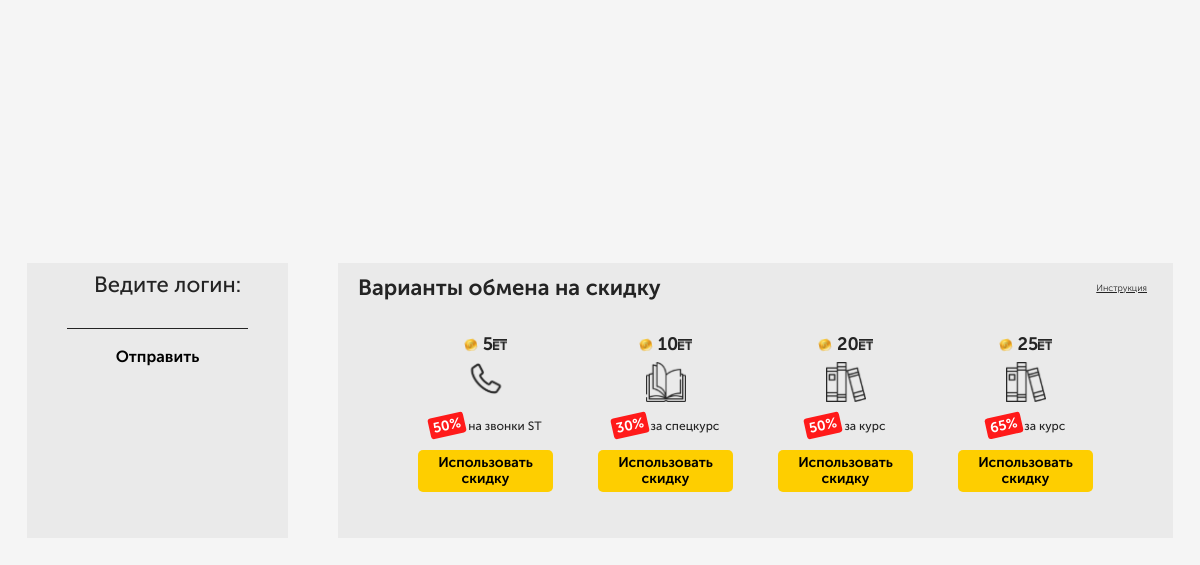
The page / on the database its author committed.
### tables this page shows
CREATE TABLE `products` (
  `id` int(11) NOT NULL,
  `description` varchar(255) NOT NULL,
  `price` int(11) NOT NULL,
  `discount` varchar(255) NOT NULL,
  `image` varchar(255) NOT NULL
);

### backend/files/Products.php (called while the page is built)
<?php
    include_once 'backend/config/db.php';
    foreach($conn->query('SELECT * FROM products') as $row) {
        $products[] = $row;
    }
    return $products;
?>

### index.php (the view, shortened to what this page needs)
<?php
    include_once 'backend/files/products.php';
?>
<!DOCTYPE html>
<html lang="ru">
<head>
    <link rel="stylesheet" href="/assets/css/style.css">
</head>
<body>
    <div class="wrapper wrap_block">
        <div class="left_wrap wrap_bgcolor user_null">
            <div class="block_user">
                <h3>Ведите логин:</h3>
                <div class="block_user--login">
                    <input id="user_name" type="text" name="login">
                    <button class="user_button" type="button">Отправить</button>
                </div>
            </div>
        </div>
        <div class="right_wrap wrap_bgcolor">
            <div class="wrap_block ">
                <h3 class="block_title">Варианты обмена на скидку</h3>
                <button class="block_button" type="button">Инструкция</button>
            </div>
            <div class="wrap_block">
                <div class="products">
                    <?php foreach ($products as $product): ?>
                        <div class="product">
                            <div class="product_price">
                                <img src="/assets/image/money.svg" alt="">
                                <span class="price"><?=$product['price'];?></span>
                                <img src="/assets/image/coin.svg" alt="">
                            </div>
                            <img class="product_img" src="<?=$product['image'];?>" alt="">
                            <div class="discount_desc">
                                <span class="discount"><?=$product['discount'];?></span>
                                <p class="discount_test"><?=$product['description'];?></p>
                            </div>
                            <button type="button" class="button_order" data-id="<?=$product['id'];?>">Использовать скидку</button>
                        </div>
                    <?php endforeach; ?>
                </div>
            </div>
        </div>
    </div>
</body>
</html>

### assets/css/style.css (style rules this page uses)
body { margin: 0; padding: 0; border: none; outline: none; box-sizing: border-box; background: #F5F5F5; display: flex; flex-direction: column; align-items: center; justify-content: center; position: relative; transition: all 0.8s ease-out; font-family: 'MuseoSansCyrl700'; font-style: normal; font-weight: 600; font-size: 25px; line-height: 130%; color: #242424; }
h3 { margin: 0; }
.wrapper { height: 100vh; }
.left_wrap { margin-right: 50px; padding: 15px 40px; }
.left_wrap, .right_wrap { max-height: 240px; height: 100%; }
.wrap_bgcolor { background: rgba(106,106,106,0.08); padding: 15px 20px 20px; }
.block_user h3 { margin-left: 20px; font-family: 'MuseoSansCyrl500'; font-style: normal; font-weight: 400; font-size: 22px; line-height: 13px; color: #242424; }
.block_user--login { display: flex; flex-direction: column; justify-content: center; }
.block_user--login input { margin: 20px; border: none; border-bottom: 1px solid #242424; background: transparent; color: #242424; }
.block_user--login .user_button { background: transparent; border: none; font-family: 'MuseoSansCyrl700'; font-style: normal; font-weight: 600; font-size: 16px; line-height: 13px; cursor: pointer; }
.wrap_block { display: flex; align-items: center; justify-content: space-between; }
.right_wrap .block_title { font-family: 'MuseoSansCyrl700'; font-style: normal; font-weight: 600; font-size: 22px; line-height: 13px; color: #242424; }
.right_wrap .block_button { font-family: 'MuseoSansCyrl300'; font-style: normal; font-weight: 300; font-size: 9px; line-height: 18px; text-decoration-line: underline; color: #242424; cursor: pointer; border: none; background: transparent; transition: all 0.5s ease-in; }
.products { display: flex; align-items: center; justify-content: space-around; margin: 40px 60px 20px 60px; }
.products .product { display: flex; flex-direction: column; align-items: center; justify-content: center; margin-right: 45px; }
.products .product:last-child { margin-right: 0; }
.products .product .product_img { width: 40px; margin: 10px 0 0 0; }
.product .product_price { display: flex; align-items: center; justify-content: center; }
.product .product_price img { width: 14px; }
.product_price .price { margin-left: 5px; font-family: 'MuseoSansCyrl700'; font-style: normal; font-weight: 600; font-size: 18px; line-height: 13px; text-align: center; color: #242424; }
.product .discount_desc { display: flex; align-items: center; }
.product .discount_desc .discount { padding: 4px; font-family: 'MuseoSansCyrl700'; font-style: normal; font-weight: 600; font-size: 14px; line-height: 13px; text-align: center; color: #FFFFFF; background: #FF1A1A; border-radius: 3px; transform: rotate(-12.65deg); margin-right: 3px; }
.product .discount_desc .discount_test { white-space: nowrap; font-family: 'MuseoSansCyrl500'; font-style: normal; font-weight: 400; font-size: 12px; line-height: 24px; color: #242424; }
.product .button_order { max-width: 135px; width: 100%; min-height: 42px; display: flex; align-items: center; justify-content: center; background: #FECE00; border-radius: 5px; text-align: center; padding: 5px 12px; font-family: 'MuseoSansCyrl700'; font-style: normal; font-weight: 600; font-size: 14px; line-height: 16px; text-align: center; padding: 5px 15px; border: none; cursor: pointer; transition: all 0.3s ease-in; }
.block_user { display: flex; align-items: center; flex-direction: column; }

### rows shown on the page
products: price "5", image (picture), discount "50%", description "на звонки ST"
products: price "10", image (picture), discount "30%", description "за спецкурс"
products: price "20", image (picture), discount "50%", description "за курс"
products: price "25", image (picture), discount "65%", description "за курс"
